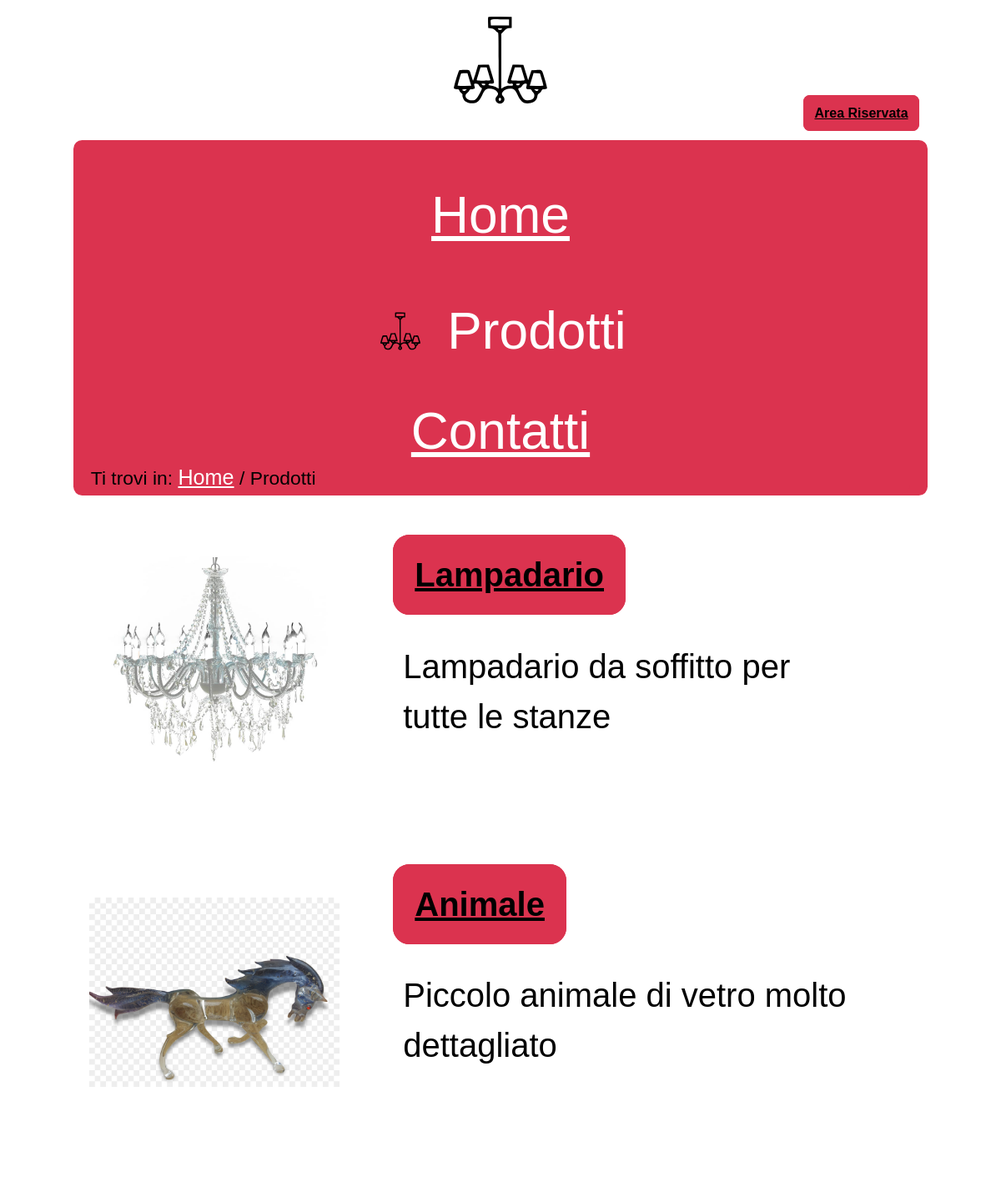
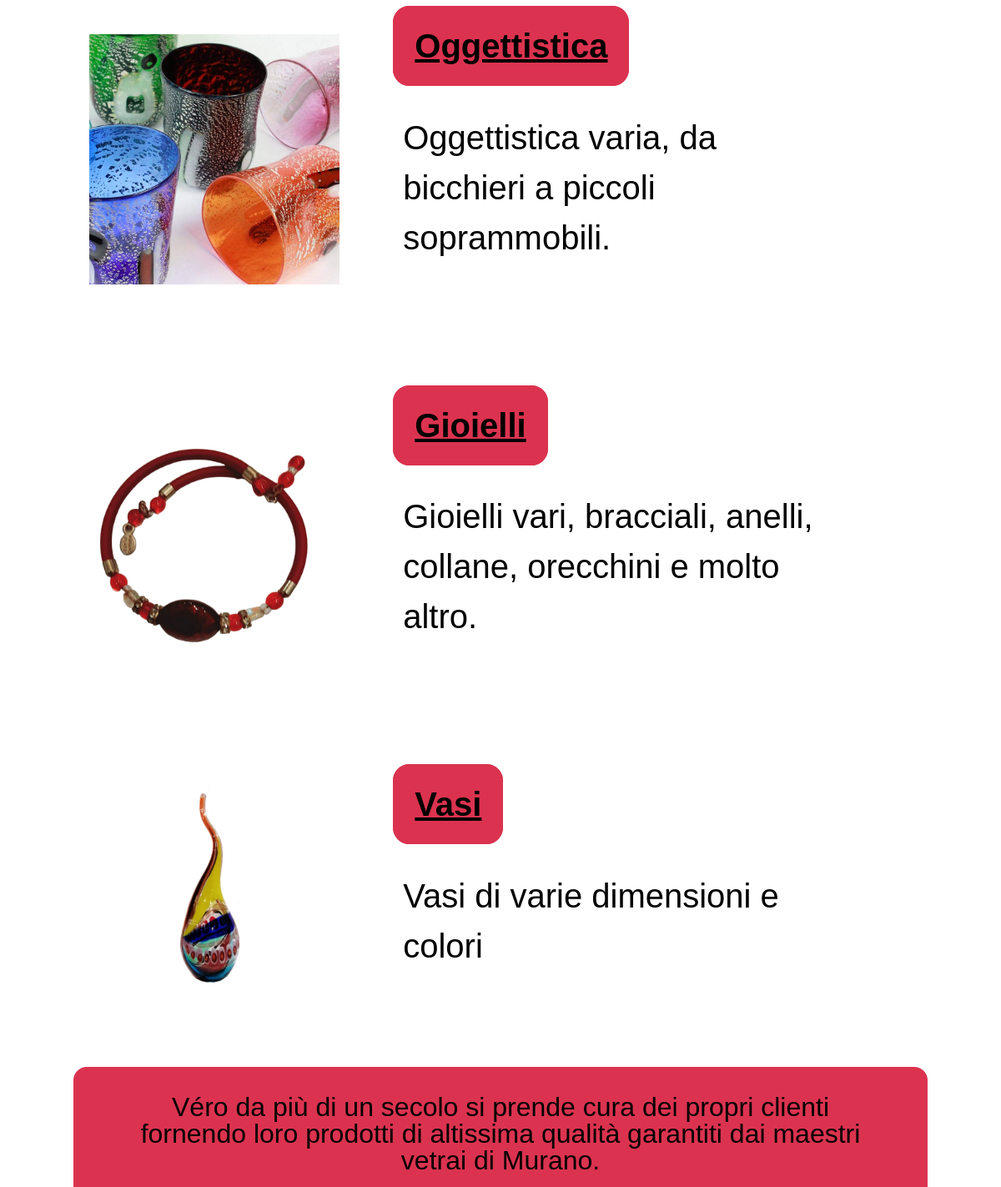
The page /categorie.php on the database its author committed (2 pictures, top to bottom).
### tables this page shows
CREATE TABLE IF NOT EXISTS `categoria` (
  `id_categoria` int(100) NOT NULL AUTO_INCREMENT,
  `Nome` varchar(100) NOT NULL,
  `Descrizione` varchar(500) DEFAULT NULL,
  UNIQUE KEY `id_categoria` (`id_categoria`)
);

CREATE TABLE IF NOT EXISTS `immagini` (
  `id_prodotto` int(100) NOT NULL,
  `id_categoria` int(100) NOT NULL,
  `path` varchar(500) NOT NULL,
  `alt_img` text DEFAULT NULL,
  UNIQUE KEY `path` (`path`),
  KEY `id_prodotto` (`id_prodotto`,`id_categoria`)
);

### PHP/connessione2.php (called while the page is built, shortened)
<?php
class DBAccess
{
    private static function startConnection()
    {
        try {
            return new mysqli(DBAccess::HOST_DB, DBAccess::USERNAME, DBAccess::PASSWORD, DBAccess::DATABASE_NAME);
        } catch (Exception $e) {
            http_response_code(500);
            if(isset($_SESSION["ruolo"])) {
                if($_SESSION["ruolo"] == "user") {
                    echo file_get_contents(dirname(__FILE__) . "/../HTML/500Utente.html");
                } elseif($_SESSION["ruolo"] == "admin") {
                    echo file_get_contents(dirname(__FILE__) . "/../HTML/500Amministratore.html");
                }
            } else {
                echo file_get_contents(dirname(__FILE__) . "/../HTML/500Semplice.html");
            }
            die();
        }
    }
    public static function dbQuery($query, ...$parametri)
    {
        $connection = self::startConnection();
        $stmt = $connection->prepare($query);
        $stmt->execute();
        $queryResult = $stmt->get_result();
        $select = false;
        if (strpos($query, "SELECT") === 0) {
            $select = true;
        }
        if ($select) {
            $result = array();
            while ($row = mysqli_fetch_assoc($queryResult)) {
                array_push($result, $row);
            }
            if (empty($result)) {
                return null;
            } else {
                return $result;
            }
        } else {
            $connection->close();
            return true;
        }
    }
}
?>

### categorie.php (the view, shortened to what this page needs)
<?php
require_once "PHP/class.php";
$replace = "";
$keywords = "";
if (!isset($_GET["cat"])) {
    if (isset($_SESSION["username"])) {
        $template = Access::getHeader("Prodotti", "Lista delle categorie presenti nel nostro catalogo di oggetti.", "Categorie, Prodotti, Oggettistica di vetro, ".$keywords, $_SESSION["ruolo"]);
    } else {
        $template = Access::getHeader("Prodotti", "Lista delle categorie presenti nel nostro catalogo di oggetti.", "Categorie, Prodotti, Oggettistica di vetro, ".$keywords);
    }
    $template .= file_get_contents('HTML/categorie.html');
    $result = Access::getCategories();
    $ElencoCateg = "";
    if($result){
        for ($i = 0; $i < count($result); $i++) {
            $ElencoCateg .= '<div class="conteg-container" role="group" aria-label="Categoria"><div class="img-categ"><img src="'. $result[$i]["path"] . '" alt="' . $result[$i]["alt_img"] . '" width="300" height="300"/></div>
            <div class="text-container"><div class="link-class"><a href="categorie.php?cat=' . $result[$i]['id_categoria'] . '">' . $result[$i]['Nome'] . '</a></div>
            <div class="desc-categ">' . $result[$i]['Descrizione'] . '</div></div></div>';
        }
    }
    else
    {
        $ElencoCateg='<div id="wish-error" role="alert">Al momento non sono disponibili prodotti!</div>';
    }
    $replace = array("" => $ElencoCateg);
}
foreach ($replace as $key => $value) {
    $HTMLPage = str_replace($key, $value, $template);
}
echo $HTMLPage;
?>

### CSS/style.css (style rules this page uses)
* { padding: 0em; margin: 0em; }
:root { --visitedcolor: #000000; --linkcolor: #FFFFFF; --bgfuncolor: #DB334F; --bgcolor: #FFFFFF; --txtcolor: #000000; --shadowcolor: #d2d2d2; }
html, body { font-size: 100%; font-family: "Verdana", sans-serif; line-height: 1.5em; background-color: var(--bgcolor); color: var(--txtcolor); margin: auto; }
body { max-width: 1024px; }
h1,h2 { text-align: center; }
#nomemenu h1 { background-image: url('../img/logo_vetrina.svg'); background-repeat: no-repeat; background-position: center; background-size: contain; text-indent: -9999px; line-height: 1.5em; font-size: 6em; }
#riservata { text-align: right; }
#box { background-color: var(--bgfuncolor); padding: 0.3em 1em 0.1em 1.0em; border-radius: 0.5em 0.5em 0.5em 0.5em; font-size: 1.3em; }
#menu { text-align: center; }
#menu ul { list-style-type: none; display: inline-block; text-align: left; }
#menu ul li { margin-top: 1em; text-align: center; }
a { background-color: var(--bgfuncolor); }
a:link { color: var(--linkcolor); }
#box a { background-color: var(--bgfuncolor); font-size: 1.3em; }
#box a:link { color: var(--linkcolor); font-size: 1.3em; }
#currentLink { color: var(--linkcolor); background-image: url("../img/logo_vetrina.svg"); background-size: 1.0em; background-position: left center; background-repeat: no-repeat; padding-left: 1.4em; font-size: 1.3em; }
@media (max-aspect-ratio: 1/1.7) { #menu { font-size: 2.3em; } }
@media (max-aspect-ratio: 1/1.7) { #menu ul { line-height: 1.5em; } }
#breadcrumb { background-color: var(--bgfuncolor); padding: 0.1em 0em 0.3em 0em; border-radius: 0px 0px 0.5em 0.5em; font-size: 1.1em; }
#footer { font-size: 2em; text-align: center; line-height: 1em; background-color: var(--bgfuncolor); padding: 1em 2.5em 0.5em 2.5em; border-radius: 0.5em 0.5em 0em 0em; }
.conteg-container { display: flex; align-items: center; text-align: left; margin: 1em; }
.img-categ img { max-width: 300px; width: auto; height: auto; margin: 1%; }
.link-class a { color: var(--visitedcolor); border-radius: 0.5em; font-weight: bold; font-size: 2.5em; border: 0.5em solid var(--bgfuncolor); padding:1%; margin: 3%; }
.text-container { display: flex; flex-direction: column; flex-grow: 1; height: auto; width: auto; margin: 5%; line-height: 1.5; }
.desc-categ { width: auto; height: 100%; margin:0.5em; font-size: 2.5em; margin-left: auto; margin-right: auto; padding: 5%; }
#riservata a { color: var(--visitedcolor); font-weight: bold; font-size: 1em; line-height: 1.5; border: 0.2em solid var(--bgfuncolor); border-radius: 0.5em; padding:1%; margin: 1%; position:relative; bottom: 20px; }

### rows shown on the page
categoria: immagini.path (picture), Nome "Lampadario", Descrizione "Lampadario da soffitto per tutte le stanze"
categoria: immagini.path (picture), Nome "Animale", Descrizione "Piccolo animale di vetro molto dettagliato"
categoria: immagini.path (picture), Nome "Oggettistica", Descrizione "Oggettistica varia, da bicchieri a piccoli soprammobili."
categoria: immagini.path (picture), Nome "Gioielli", Descrizione "Gioielli vari, bracciali, anelli, collane, orecchini e molto altro."
categoria: immagini.path (picture), Nome "Vasi", Descrizione "Vasi di varie dimensioni e colori"

### other values the page prints
$title "Prodotti"
$HTMLPage "Véro da più di un secolo si prende cura dei propri clienti fornendo loro prodotti di altissima qualità garantiti dai maestri vetrai di Murano."
